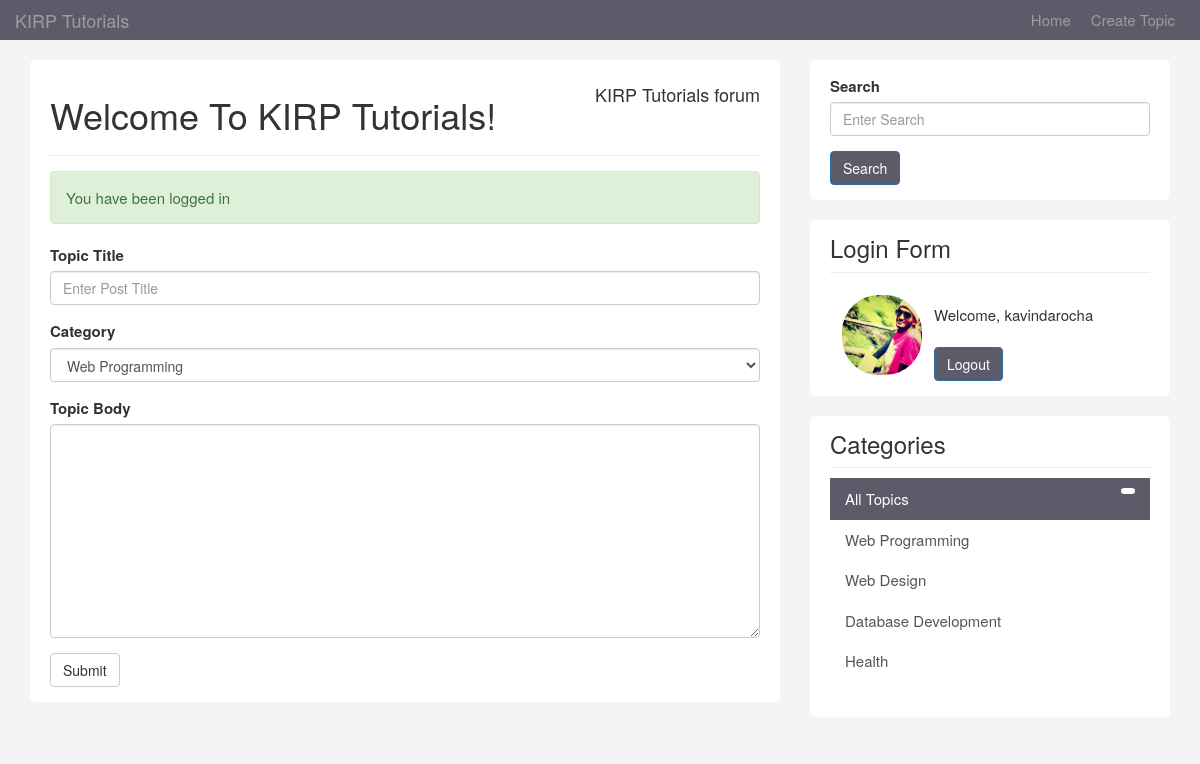
The page /Create.php (signed in) on the database its author committed.
### tables this page shows
CREATE TABLE IF NOT EXISTS `categories` (
`id` int(11) NOT NULL,
  `name` varchar(100) NOT NULL,
  `description` text NOT NULL
);

### libraries/Template.php (called while the page is built, shortened)
<?php
class Template{
	protected $template;
	public function __construct($template){
		$this->template = $template;
	}
	public function __toString(){
		include basename($this->template);
		return ob_get_clean();
	}
}

### libraries/Database.php (called while the page is built, shortened)
<?php
class Database {
	private $host = DB_HOST;
	private $user = DB_USER;
	private $pass = DB_PASS;
	private $dbname = DB_NAME;
	private $dbh;
	private $stmt;
	public function __construct(){
		$dsn = 'mysql:host=' . $this->host . ';dbname=' . $this->dbname;
		$option = array (PDO::ATTR_PERSISTENT => true,PDO::ATTR_ERRMODE => PDO::ERRMODE_EXCEPTION) ;
		try {
			$this->dbh = new PDO($dsn, $this->user, $this->pass,$option);
		}
		catch ( PDOException $e) {
			$this->error = $e->getMessage();
		}
	}
	public function query($query) {
		$this->stmt = $this->dbh->prepare($query);
	}
	public function execute() {
		return $this->stmt->execute();
	}
	public function resultset() {
		$this->execute();
		return $this->stmt->fetchAll(PDO::FETCH_OBJ);
	}
}

### helpers/db_helper.php (called while the page is built, shortened)
<?php
function getCategories(){
	$db = new Database;
	$db->query('SELECT * FROM categories');
	$results = $db->resultset();
	return $results;
}

### helpers/format_helper.php (called while the page is built, shortened)
<?php
function is_active($category){
	if(isset($_GET['category'])){
		if($_GET['category'] == $category) {
			return 'active';
		}else {
			return '';
		}
	} else {
		if($category == null) {
			return 'active';
			}
	}
}

### template/create.php (the view, shortened to what this page needs)
<?php include('includes\header.php'); ?>
	<form role="form" method="post" action="create.php">
                  <div class="form-group">
                    <label>Topic Title</label>
                     <input name="title" type="text" class="form-control"  placeholder="Enter Post Title">
                  </div>
                  <div class="form-group">
                  <label>Category</label>
                  <select class="form-control" name="category">
                  <?php foreach(getCategories() as $category) : ?>
                    <option value="<?php echo $category->id; ?>"> <?php echo $category->name; ?></option>
                  <?php endforeach; ?>
                   </select>
                </div>
                <div class="form-group">
                  <label>Topic Body</label>
                  <textarea id="body" rows="10" cols="80" class="form-control" name="body"></textarea>
                </div>
                <button name="do_create" type="submit" class="btn btn-default">Submit</button>
     </form>
 <?php include('includes\footer.php'); ?>

### template/includes/footer.php (shortened to what this page needs)
 </div>
          </div>
        </div>
        <div class="col-md-4">
           <div class="sidebar">
            <div class="block">
               <div class="form-group">
                  <form name="search" method="post" action="search.php">
                  <label>Search</label>
                  <input name="searchterm" type="text" class="form-control"  placeholder="Enter Search">
                </div>
                  <input type="submit" name="submit" value="Search" class="btn btn-primary" />
            </div>
            <div class="block">
              <h3>Login Form</h3>
              <?php if (isLoggedIn()) : ?>
                <div class="userdata">
                <img class="avatarks pull-left" src="images\avatars\<?php echo getUser() ['avatar']; ?>" height="80px" width="80px" margin="11px">
                <br>
                  Welcome, <?php echo getUser() ['username']; ?>
                </div>
                <br>
                <form role="form" method="post" action="logout.php">
                  <input type="submit" name="do_logout" class="btn btn-primary" value="Logout">
                </form>
          <?php endif; ?>
           </div>
           <div class="block">
            <h3>Categories</h3>
            <div class="list-group">
              <a href="topics.php" class="list-group-item <?php echo is_active(null); ?>">All Topics <span class="badge pull-right">
             <?php foreach (getCategories() as $category) : ?>
              <a href="topics.php?category=<?php echo $category->id; ?>" class="list-group-item <?php echo is_active($category->id); ?>"><?php echo $category->name; ?> </a>
             <?php endforeach; ?>
            </div>
           </div>
        </div>
    </div>
  </div>
  </body>
</html>

### template/css/custom.css (style rules this page uses)
body { padding-top: 60px; background: #f4f4f4; font-size: 15px; }
a { color:#5c5b69; }
h3 { margin-bottom:5px; }
.block { background: #FFF; border-radius: 5px; padding: 15px 20px; margin-bottom: 20px; }
.sidebar .block h3 { margin: 0 0 10px 0; padding-bottom:10px; border-bottom: #eee solid 1px; }
a.list-group-item.active, a.list-group-item.active:hover, a.list-group-item.active:focus { background: #5c5b69; border-radius: 0; }
.list-group-item { border: 0; }
.btn-primary { background: #5c5b69; }
img.avatarks.pull-left { border-radius: 37px; margin: 12px; }

### rows shown on the page
categories: name "Web Programming"
categories: name "Web Design"
categories: name "Database Development"
categories: name "Health"

### other values the page prints
$title "Welcome To KIRP Tutorials!"
$message "You have been logged in"
getUser() ['username'] "kavindarocha"
form field category "Web Programming"
